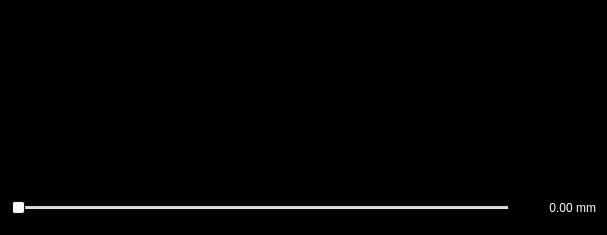
<?xml version="1.0" encoding="UTF-8"?>
<ui version="4.0">
 <class>CoronaryProfile</class>
 <widget class="QWidget" name="CoronaryProfile">
  <property name="geometry">
   <rect>
    <x>0</x>
    <y>0</y>
    <width>607</width>
    <height>235</height>
   </rect>
  </property>
  <property name="palette">
   <palette>
    <active>
     <colorrole role="WindowText">
      <brush brushstyle="SolidPattern">
       <color alpha="255">
        <red>255</red>
        <green>255</green>
        <blue>255</blue>
       </color>
      </brush>
     </colorrole>
     <colorrole role="Text">
      <brush brushstyle="SolidPattern">
       <color alpha="255">
        <red>255</red>
        <green>255</green>
        <blue>255</blue>
       </color>
      </brush>
     </colorrole>
     <colorrole role="ButtonText">
      <brush brushstyle="SolidPattern">
       <color alpha="255">
        <red>255</red>
        <green>255</green>
        <blue>255</blue>
       </color>
      </brush>
     </colorrole>
     <colorrole role="Window">
      <brush brushstyle="SolidPattern">
       <color alpha="255">
        <red>0</red>
        <green>0</green>
        <blue>0</blue>
       </color>
      </brush>
     </colorrole>
    </active>
    <inactive>
     <colorrole role="WindowText">
      <brush brushstyle="SolidPattern">
       <color alpha="255">
        <red>255</red>
        <green>255</green>
        <blue>255</blue>
       </color>
      </brush>
     </colorrole>
     <colorrole role="Text">
      <brush brushstyle="SolidPattern">
       <color alpha="255">
        <red>255</red>
        <green>255</green>
        <blue>255</blue>
       </color>
      </brush>
     </colorrole>
     <colorrole role="ButtonText">
      <brush brushstyle="SolidPattern">
       <color alpha="255">
        <red>255</red>
        <green>255</green>
        <blue>255</blue>
       </color>
      </brush>
     </colorrole>
     <colorrole role="Window">
      <brush brushstyle="SolidPattern">
       <color alpha="255">
        <red>0</red>
        <green>0</green>
        <blue>0</blue>
       </color>
      </brush>
     </colorrole>
    </inactive>
    <disabled>
     <colorrole role="WindowText">
      <brush brushstyle="SolidPattern">
       <color alpha="255">
        <red>69</red>
        <green>69</green>
        <blue>69</blue>
       </color>
      </brush>
     </colorrole>
     <colorrole role="Text">
      <brush brushstyle="SolidPattern">
       <color alpha="255">
        <red>69</red>
        <green>69</green>
        <blue>69</blue>
       </color>
      </brush>
     </colorrole>
     <colorrole role="ButtonText">
      <brush brushstyle="SolidPattern">
       <color alpha="255">
        <red>106</red>
        <green>104</green>
        <blue>100</blue>
       </color>
      </brush>
     </colorrole>
     <colorrole role="Window">
      <brush brushstyle="SolidPattern">
       <color alpha="255">
        <red>0</red>
        <green>0</green>
        <blue>0</blue>
       </color>
      </brush>
     </colorrole>
    </disabled>
   </palette>
  </property>
  <property name="windowTitle">
   <string>Form</string>
  </property>
  <layout class="QGridLayout" name="gridLayout">
   <property name="sizeConstraint">
    <enum>QLayout::SetMinimumSize</enum>
   </property>
   <item row="0" column="0">
    <layout class="QHBoxLayout" name="horizontalLayout_2">
     <item>
      <widget class="ImageLabel" name="imageLabel">
       <property name="minimumSize">
        <size>
         <width>175</width>
         <height>175</height>
        </size>
       </property>
       <property name="frameShape">
        <enum>QFrame::NoFrame</enum>
       </property>
       <property name="text">
        <string/>
       </property>
      </widget>
     </item>
     <item>
      <widget class="ImageLabel" name="profileLabel">
       <property name="minimumSize">
        <size>
         <width>400</width>
         <height>0</height>
        </size>
       </property>
       <property name="palette">
        <palette>
         <active>
          <colorrole role="Light">
           <brush brushstyle="SolidPattern">
            <color alpha="255">
             <red>255</red>
             <green>0</green>
             <blue>0</blue>
            </color>
           </brush>
          </colorrole>
         </active>
         <inactive>
          <colorrole role="Light">
           <brush brushstyle="SolidPattern">
            <color alpha="255">
             <red>255</red>
             <green>0</green>
             <blue>0</blue>
            </color>
           </brush>
          </colorrole>
         </inactive>
         <disabled>
          <colorrole role="Light">
           <brush brushstyle="SolidPattern">
            <color alpha="255">
             <red>255</red>
             <green>0</green>
             <blue>0</blue>
            </color>
           </brush>
          </colorrole>
         </disabled>
        </palette>
       </property>
       <property name="frameShape">
        <enum>QFrame::Box</enum>
       </property>
       <property name="lineWidth">
        <number>0</number>
       </property>
       <property name="text">
        <string/>
       </property>
      </widget>
     </item>
     <item>
      <spacer name="horizontalSpacer">
       <property name="orientation">
        <enum>Qt::Horizontal</enum>
       </property>
       <property name="sizeHint" stdset="0">
        <size>
         <width>40</width>
         <height>20</height>
        </size>
       </property>
      </spacer>
     </item>
    </layout>
   </item>
   <item row="1" column="0">
    <layout class="QHBoxLayout" name="horizontalLayout">
     <property name="sizeConstraint">
      <enum>QLayout::SetDefaultConstraint</enum>
     </property>
     <item>
      <widget class="QSlider" name="slider">
       <property name="enabled">
        <bool>false</bool>
       </property>
       <property name="minimumSize">
        <size>
         <width>0</width>
         <height>0</height>
        </size>
       </property>
       <property name="maximumSize">
        <size>
         <width>16777215</width>
         <height>16777215</height>
        </size>
       </property>
       <property name="maximum">
        <number>1000</number>
       </property>
       <property name="orientation">
        <enum>Qt::Horizontal</enum>
       </property>
      </widget>
     </item>
     <item>
      <widget class="QLabel" name="l_splPos">
       <property name="minimumSize">
        <size>
         <width>80</width>
         <height>0</height>
        </size>
       </property>
       <property name="maximumSize">
        <size>
         <width>80</width>
         <height>16777215</height>
        </size>
       </property>
       <property name="styleSheet">
        <string notr="true">color:white;</string>
       </property>
       <property name="text">
        <string>0.00 mm</string>
       </property>
       <property name="alignment">
        <set>Qt::AlignRight|Qt::AlignTrailing|Qt::AlignVCenter</set>
       </property>
      </widget>
     </item>
    </layout>
   </item>
  </layout>
 </widget>
 <customwidgets>
  <customwidget>
   <class>ImageLabel</class>
   <extends>QLabel</extends>
   <header>imagelabel.h</header>
  </customwidget>
 </customwidgets>
 <resources/>
 <connections/>
</ui>
